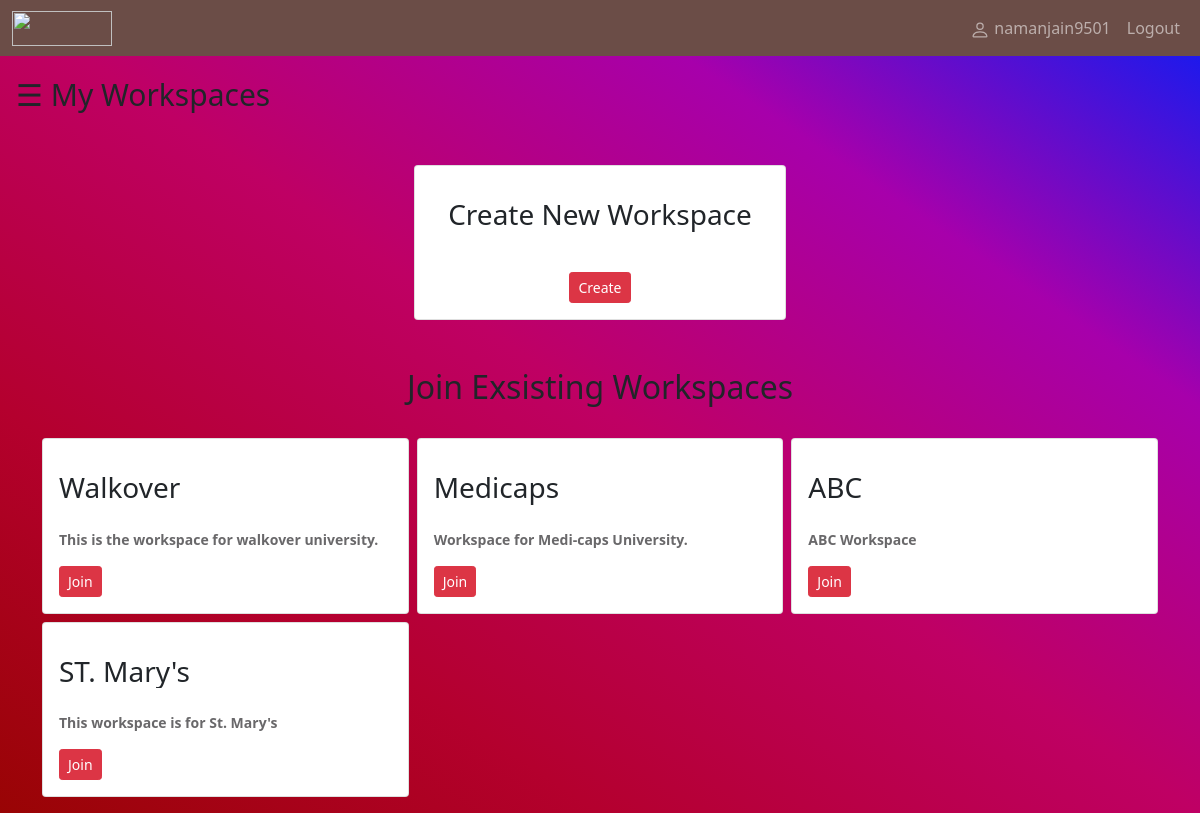
/front/ (signed in), run on an earlier commit of the app's database.
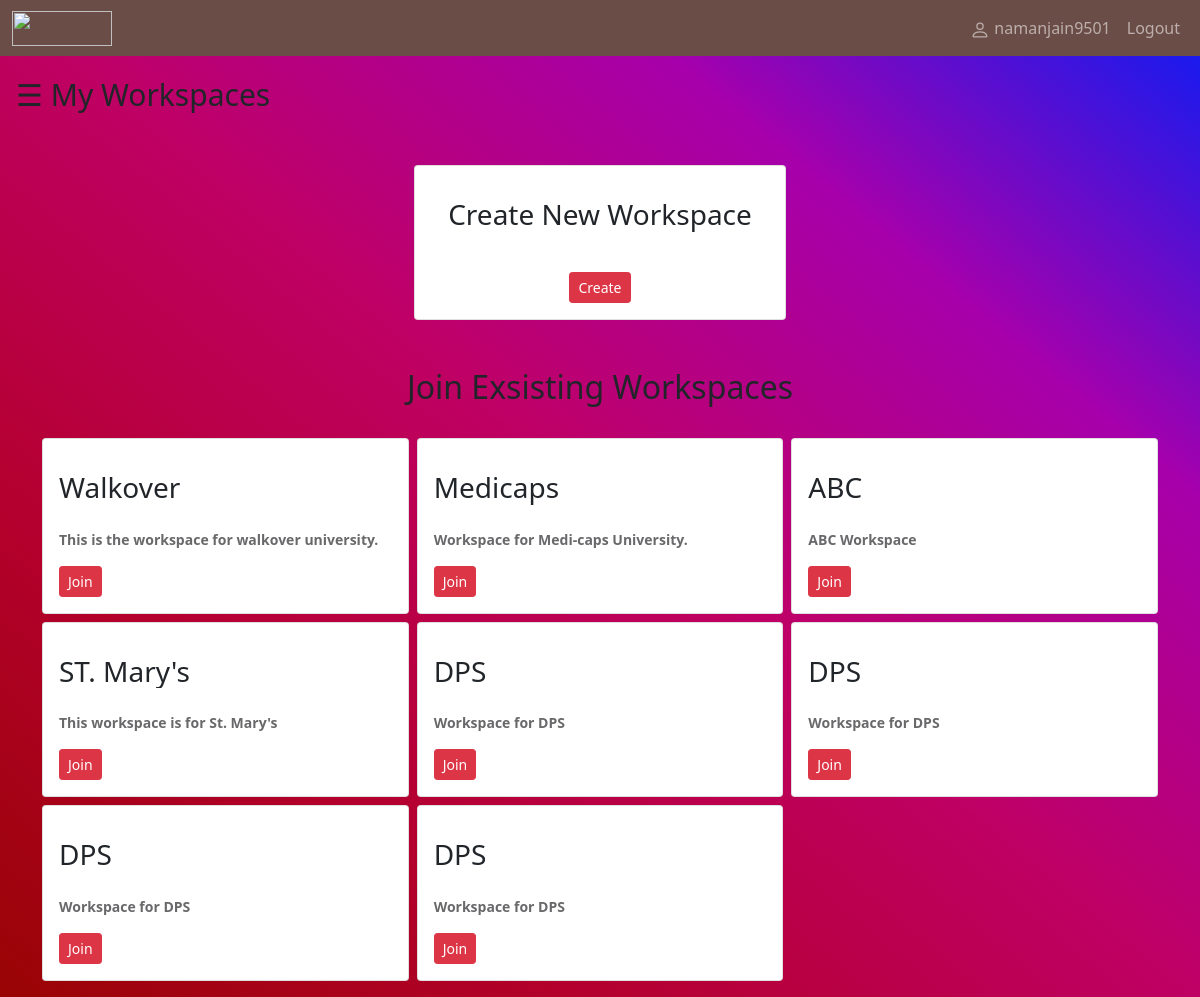
And on a later commit of the database.
### docplatform/models.py (models this page shows)
class Workspace(models.Model):
    name =  models.CharField(max_length=100)
    admin = models.ForeignKey(settings.AUTH_USER_MODEL, on_delete=models.CASCADE, related_name='+')
    desc = models.TextField()

### docplatform/views.py (the view)
# urls.py: path('front/', views.front, name="front"),
def front(request):
    workspace_list = Workspace.objects.all()
    workspace_joined = request.user.workspace
    return render(request,'front.html', {'workspace_list':workspace_list,'workspace_joined':workspace_joined})

### docplatform/templates/front.html (shortened to what this page needs)
{% extends 'base2.html' %}
{% block content %}
<div id="main">
    <span style="font-size:30px;cursor:pointer" onclick="openNav()">&#9776; My Workspaces</span>
<div class="container mt-5">
    <div class="row g-2">
        <center>
        <div class="col-md-4">
            <div class="card p-3">
                    <h3 class="mt-3 text-truncate">Create New Workspace</h3>
                    <div class="d-block mt-3"> <a href="{% url 'create' %}" class=" btn btn-danger btn-sm btn-block">Create</a> </div>
                </div>
            </div>
        </div>
    </div>
<div class="container mt-5">
    <center><h2>Join Exsisting Workspaces</h2></center>
    <div class="row g-2">
        {% for i in workspace_list %}
        {%  if i not in request.user.workspace.all %}
        <div class="col-md-4">
            <div class="card p-3">
                    <h3 class="mt-3 text-truncate">{{i.name}}</h3> <span class="text justify-content mt-3">{{i.desc}}</span>
                    <div class="d-block mt-3"> <a href="{% url 'join' i.id %}" class=" btn btn-danger btn-sm btn-block">Join</a> </div>
            </div>
        </div>
        {% endif %}
        {% endfor %}
    </div>
</div>
</div>
{% endblock %}

What changed in the data, as far as the page shows it:
added Workspace: name "DPS", desc "Workspace for DPS"
added Workspace: name "DPS", desc "Workspace for DPS"
added Workspace: name "DPS", desc "Workspace for DPS"
added Workspace: name "DPS", desc "Workspace for DPS"
